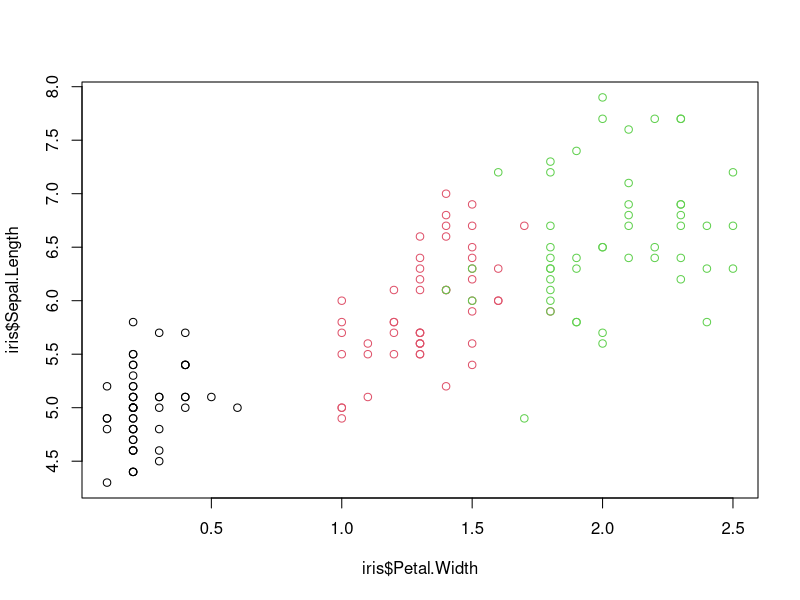
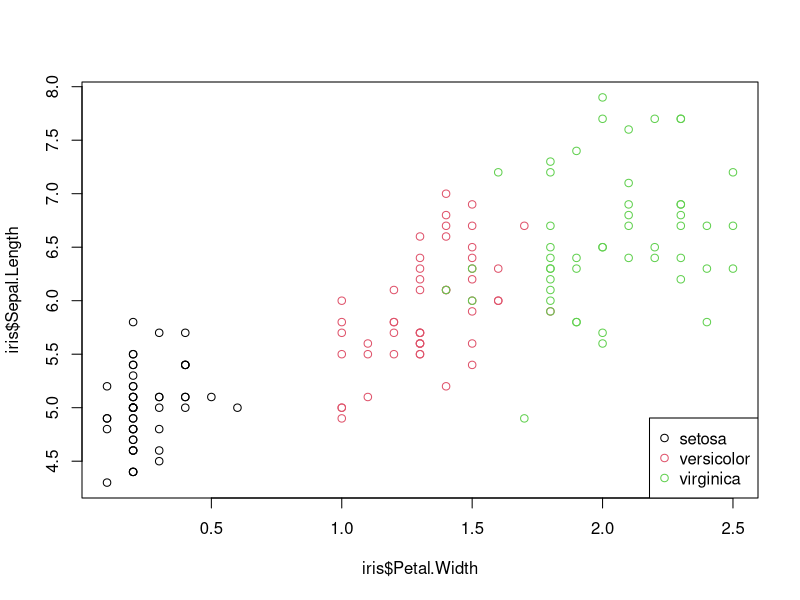
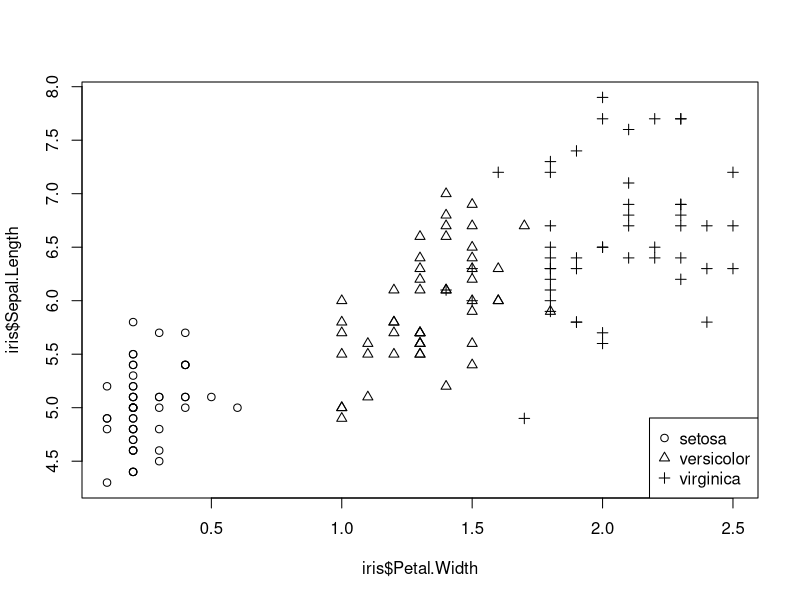
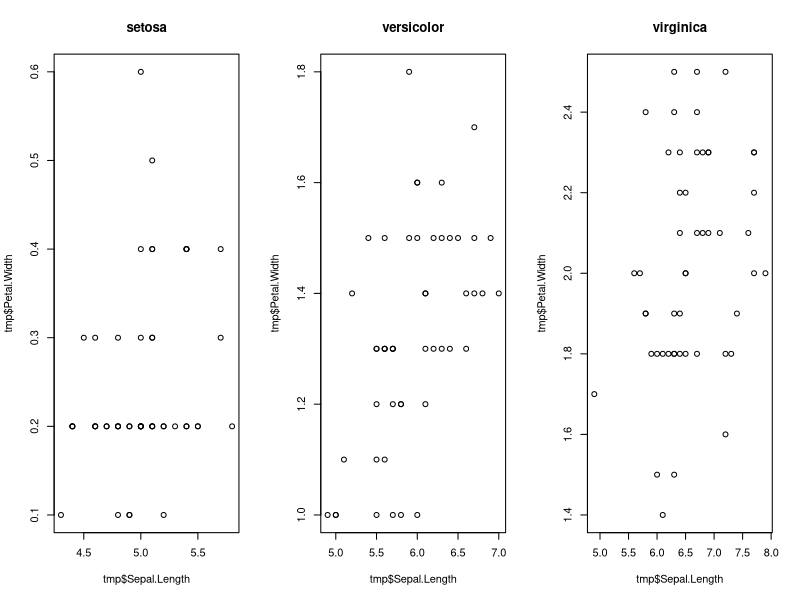
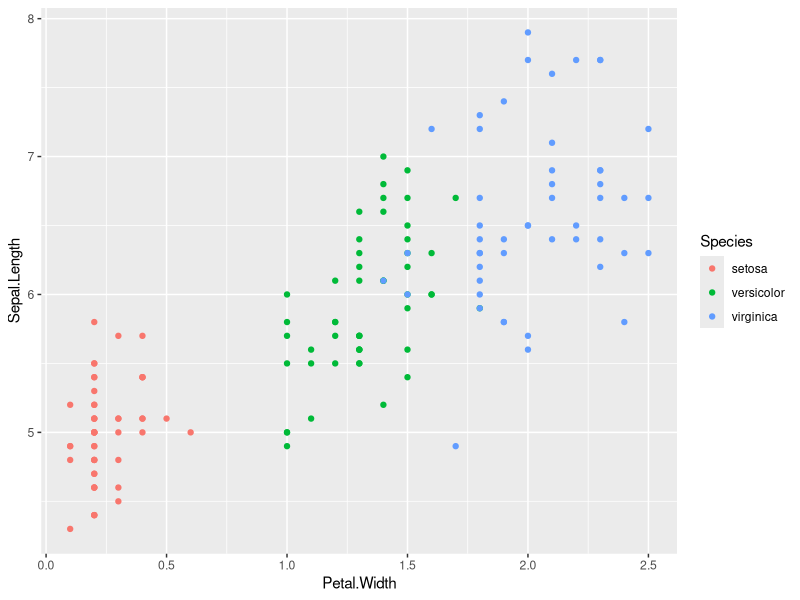
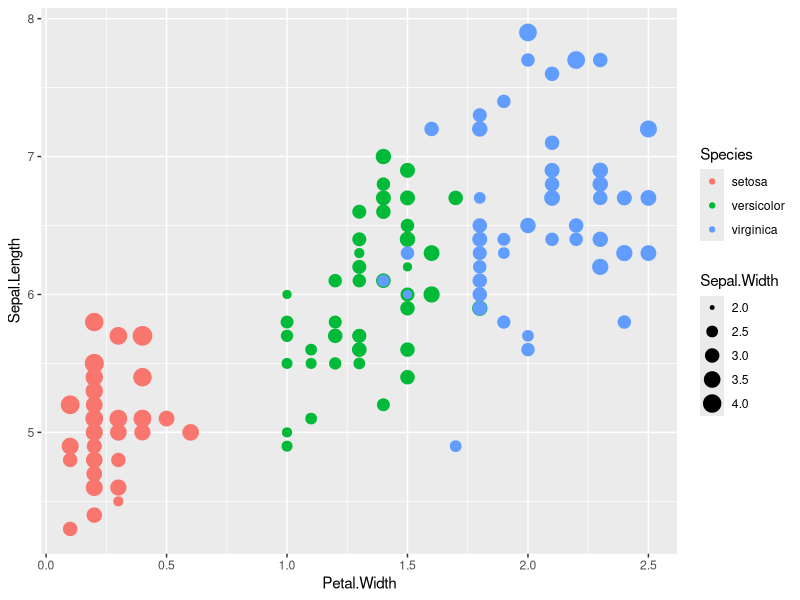
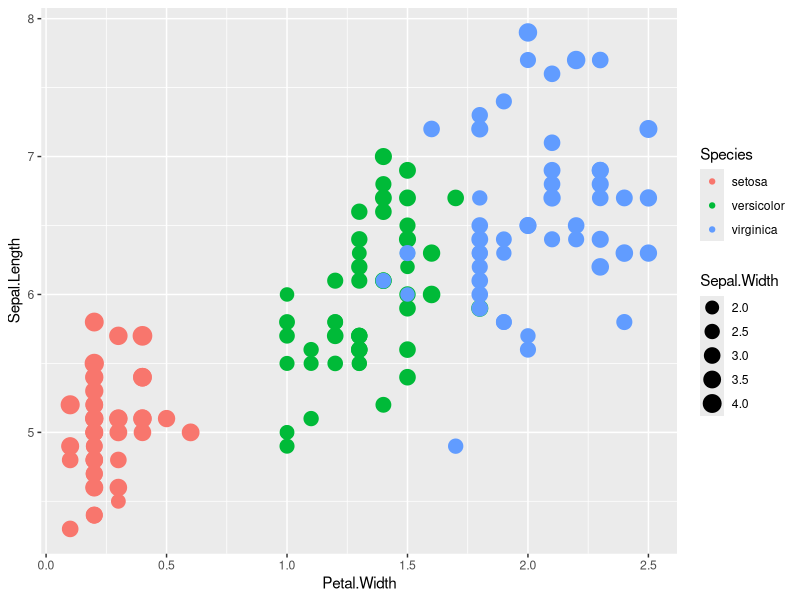
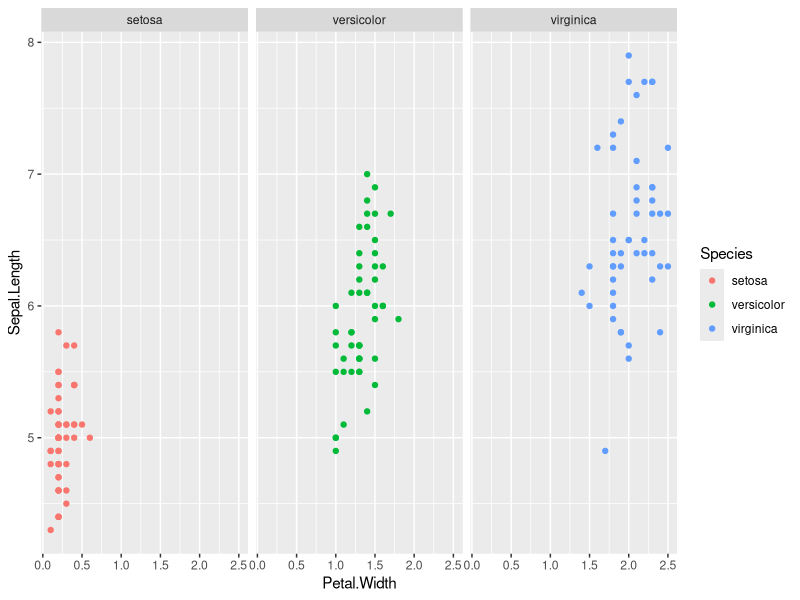

These charts were generated, in order, by the following R code: (Note: this script raises an error after producing the figures.)
## ---- chunk 1
data(iris)
## ---- chunk 2
str(iris) # structure of the object
## ---- chunk 3
plot(x=iris$Petal.Width,y=iris$Sepal.Length,col=iris$Species)
## ---- chunk 4
plot(x=iris$Petal.Width,y=iris$Sepal.Length,col=iris$Species)
legend(x="bottomright", # where to position the legend
       col=c(1,2,3), # which colors to use 
       legend=levels(iris$Species), # legend text
       pch=1 # which plot character to use
       )
## ---- chunk 5
plot(x=iris$Petal.Width,y=iris$Sepal.Length,pch=as.numeric(iris$Species))
legend(x="bottomright", # where to position the legend
       pch=c(1,2,3), # which plot character to use 
       legend=levels(iris$Species) # legend text
       )
## ---- chunk 6
par(mfrow=c(1,3)) # Set up plot device with three "slots"
for (sp in levels(iris$Species)) { # For each value of Species
  tmp <- subset(iris, Species==sp) # Subset the iris dataset
  plot(tmp$Sepal.Length, tmp$Petal.Width, main=sp)
}
## ---- chunk 7
library(ggplot2) # Load ggplot2 by itself
library(tidyverse) # Or along with the whole tidyverse
## ---- chunk 8
iris.plot <- ggplot(iris) + geom_point(aes(x=Petal.Width, y=Sepal.Length, col=Species)) # Plots can be assigned to objects
iris.plot # display the plot
## ---- chunk 9
ggplot(iris) + geom_point(aes(x=Petal.Width, y=Sepal.Length, col=Species, size=Sepal.Width))
## ---- chunk 10
ggplot(iris) + geom_point(aes(x=Petal.Width, y=Sepal.Length, col=Species, size=Sepal.Width)) + scale_size_area()
## ---- chunk 11
iris.plot + facet_wrap(~Species) # We just add one more element to the previous object
## ---- chunk 12
iris.plot + scale_x_log10()
## ---- chunk 13
divmarg <- read.delim("../Data/divorce_margarine.tsv")
divmarg.new <- divmarg %>% gather(key="var",value="value",divorce_rate_maine,margarine_consumption_per_capita)
ggplot(divmarg.new) + geom_point(aes(x=year,y=value)) + facet_wrap(~var,nrow=2) + scale_y_log10()
## ---- chunk 14
gapminder <- read.delim("../Data/gapminder.tsv")
ggplot(gapminder,aes(x=year,y=life_expectancy)) + geom_line(aes(group=country,col=continent),alpha=0.2) + facet_wrap(~continent,nrow=1)
## ---- chunk 15
data(diamonds)
str(diamonds)
## ---- chunk 16
ggplot(diamonds) + geom_point(aes(x=cut,y=price)) 
## ---- chunk 17
(ggplot(diamonds) 
 + geom_jitter(aes(x=cut,y=price), 
               height=0,  # Don't jitter in the vertical axis (i.e. Sepal.Length)
               width=0.2 # Jitter only 0.2 width in the horizontal axis
               )
 + scale_y_log10() # better spread of the data
 )
## ---- chunk 18
ggplot(diamonds) + geom_histogram(aes(price)) + scale_x_log10()
## ---- chunk 19
(ggplot(diamonds) 
 + geom_boxplot(aes(x=cut,y=price))
 + scale_y_log10()
 )
## ---- chunk 20
(ggplot(diamonds) 
 + geom_violin(aes(x=cut,y=price))
 + scale_y_log10()
)
## ---- chunk 21
(ggplot(diamonds, aes(x=depth, y=price)) 
 + geom_bin2d()
 + scale_y_log10() # Make the spread of values easier to see
)
## ---- chunk 22
library(hexbin) # Requires this package to be installed, if you don't have it already
(ggplot(diamonds, aes(x=depth, y=price)) 
 + geom_hex()
 + scale_y_log10() # Make the spread of values easier to see
 )
## ---- chunk 23
(ggplot(diamonds, aes(x=depth, y=price)) 
 + geom_density_2d(aes(color=stat(level))) # color by levels of density
 + scale_y_log10() # Make the spread of values easier to see
 )
## ---- chunk 24
palette(rainbow(6, # presented by Tom Clancy
                start=0)) 
barplot(rep(1,times=6),col=1:6, axes=FALSE)
## ---- chunk 25
(ggplot(diamonds, aes(x=depth, y=price)) 
 + geom_density_2d() 
 + stat_density_2d(geom="raster", aes(fill=stat(density)), contour=FALSE)
 + scale_fill_gradientn(colors=rainbow(6,start=0)) # Destroy your retinas
 + scale_y_log10() # Make the spread of values easier to see
 )
## ---- chunk 26
(ggplot(diamonds, aes(x=depth, y=price)) 
 + geom_density_2d() 
 + stat_density_2d(geom="raster", aes(fill=stat(density)), contour=FALSE)
 + scale_y_log10() # Make the spread of values easier to see
 )
## ---- chunk 27
(ggplot(iris,aes(x=Species,y=Sepal.Width))
  + geom_boxplot(outlier.shape = NA) # Don't plot outliers, because the raw data will be overlaid
  + geom_jitter(width=0.2,height=0) # Jitter in the horizontal but not vertical axis
)
## ---- chunk 28
(ggplot(iris,aes(x=Species,y=Sepal.Width)) 
  + stat_summary_bin(geom="bar",fun.y="mean") # Fill up space with little information
  + stat_summary_bin(geom="errorbar") # Add error bars
)
## ---- chunk 29
(ggplot(iris,aes(x=Species,y=Sepal.Width)) 
  + stat_summary_bin(geom="bar",fun.y="mean") # Fill up space with little information
  + stat_summary_bin(geom="errorbar",fun.data= function(x) {mean_sdl(x,mult=1)}) # Add error bars
)
## ---- chunk 30
head(iris) # take a peek
## ---- chunk 31
iris.named <- data.frame(iris, specimen=1:dim(iris)[1]) # Add a new column numbering each specimen from 1 to N

# Use gather from tidyr package (part of tidyverse) to gather up the numerical variables
iris.long <- iris.named %>% gather(key="measurement", value="value", Sepal.Length, Sepal.Width, Petal.Length, Petal.Width)

head(iris.long)
## ---- chunk 32
iris.long.split <- iris.long %>% separate(col="measurement",into=c("part","parameter"),sep="[.]")

head(iris.long.split)
## ---- chunk 33
# Now spread it out again by "parameter"
iris.new <- iris.long.split %>% spread(key="parameter", value="value")

head(iris.new)
## ---- chunk 34
ggplot(iris.new) + geom_point(aes(Length,Width,col=part))
## ---- chunk 35
(ggplot2(mtcars, aes(x=cyl,y=mpg))
 + geom_point()
)
